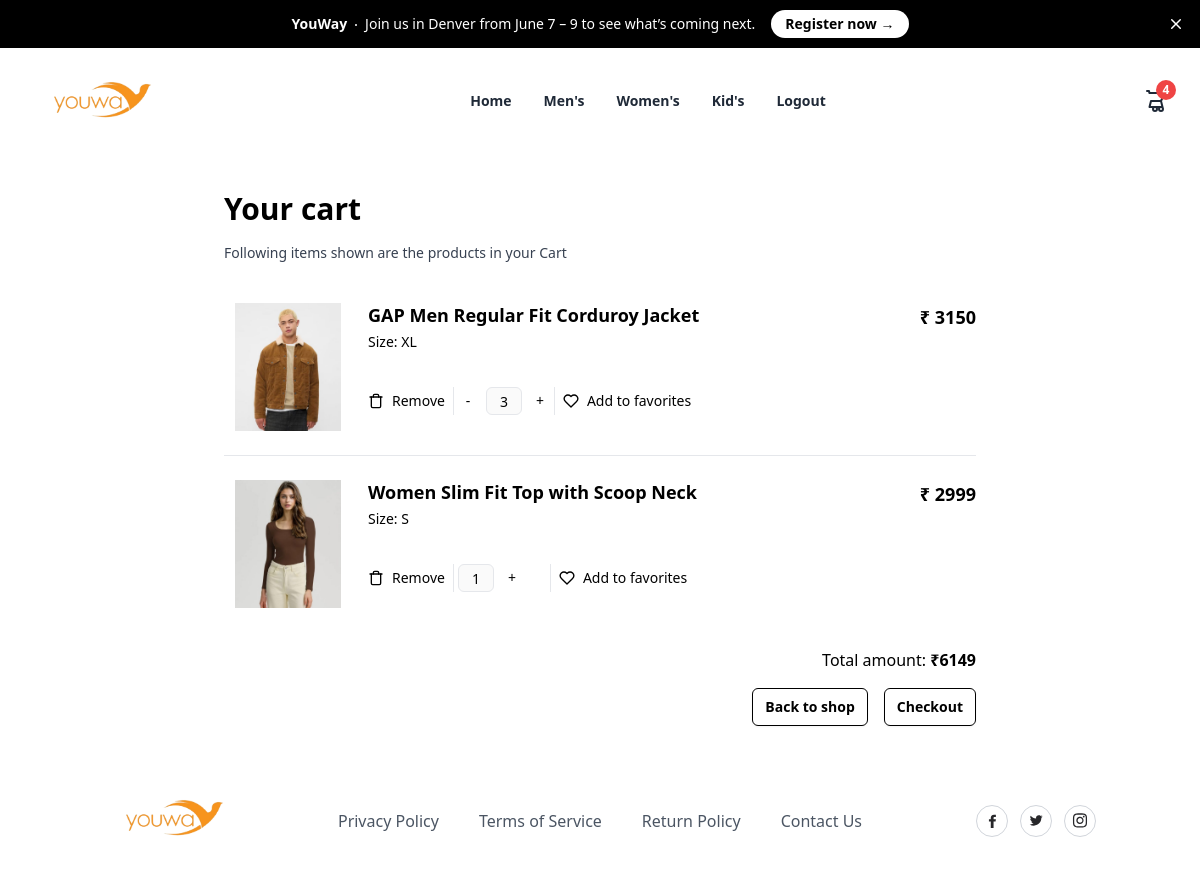
The page /carts/all/ (signed in) on the database its author committed.
### store/models.py (models this page shows, shortened)
class BasketItem(models.Model):
    basket_object = models.ForeignKey(Basket, on_delete=models.CASCADE, related_name="cartitems")
    product_object = models.ForeignKey(Product, on_delete=models.CASCADE)
    size_object = models.ForeignKey(Size, on_delete=models.CASCADE)
    quantity = models.PositiveIntegerField(default=1)
    created_date = models.DateTimeField(auto_now_add=True)
    updated_date = models.DateTimeField(auto_now=True)
    is_active = models.BooleanField(default=True)
    is_order_placed = models.BooleanField(default=False)
    @property
    def item_total(self):
        return self.product_object.price * self.quantity

class Product(models.Model):
    title = models.CharField(max_length=200)
    description = models.TextField(null=True, blank=True)
    size_object = models.ManyToManyField(Size, null=True)
    category_object = models.ForeignKey(Category, on_delete=models.CASCADE)
    brand_object = models.ForeignKey(Brand, on_delete=models.CASCADE)
    image = models.ImageField(upload_to='product_images',null=True, blank=True,default='product_image/default.jpg')
    price = models.PositiveIntegerField()

class Size(models.Model):
    name = models.CharField(max_length=90,unique=True)
    created_date = models.DateTimeField(auto_now_add=True)
    updated_date = models.DateTimeField(auto_now=True)
    is_active = models.BooleanField(default=True)

class Basket(models.Model):
    owner = models.OneToOneField(User, on_delete=models.CASCADE,related_name="cart")
    created_date = models.DateTimeField(auto_now_add=True)
    is_active = models.BooleanField(default=True)
    @property
    def get_cart_item(self):
        return self.cartitems.filter(is_order_placed=False)
    @property
    def get_basket_total(self):
        cart_items=self.cartitems.filter(is_order_placed=False)
        basket_total=0
        if cart_items:
            for item in cart_items:
                basket_total+=item.item_total
        return basket_total

### store/views.py (the view)
# urls.py: path('carts/all/',views.CartItemsListView.as_view(),name="cart-list"),
class CartItemsListView(View):
    def get(self,request,*args,**kwargs):
        qs= request.user.cart.cartitems.filter(is_order_placed=False)
        return render(request,"cart_items.html",{"data":qs})

### store/context_processors.py (called while the page is built)
def cart_count(request):
    count=0
    if request.user.is_authenticated:
        if request.user.cart.get_cart_item.count()>0:
          data=request.user.cart.cartitems.filter(is_order_placed=False).values_list('quantity').aggregate(total=Sum('quantity'))
          count=data.get('total')
    return {"item_count": count}

### store/templates/cart_items.html (shortened to what this page needs)
{%extends 'base.html'%}
{%block body_block%}
<div class="mx-auto flex max-w-3xl flex-col space-y-4 p-6 px-2 sm:p-10 sm:px-2">
    <h2 class="text-3xl font-bold">Your cart</h2>
    <p class="mt-3 text-sm font-medium text-gray-700">
        Following items shown are the products in your Cart
    </p>
    <ul class="flex flex-col divide-y divide-gray-200">
        {%for bi in data%}
        <li class="flex flex-col py-6 sm:flex-row sm:justify-between">
            <div class="flex w-full space-x-2 sm:space-x-4">
                <img class="h-20 w-20 flex-shrink-0 rounded object-contain outline-none dark:border-transparent sm:h-32 sm:w-32"
                    src="{{bi.product_object.image.url}}" alt="Nike Air Force 1 07 LV8" />
                <div class="flex w-full flex-col justify-between pb-4">
                    <div class="flex w-full justify-between space-x-2 pb-2">
                        <div class="space-y-1">
                            <h3 class="text-lg font-semibold leading-snug sm:pr-8">
                                {{bi.product_object.title}}
                            </h3>
                            <p class="text-sm">Size: {{bi.size_object.name}}</p>
                        </div>
                        <div class="text-right">
                            <p class="text-lg font-semibold">₹ {{bi.item_total}}</p>
                        </div>
                    </div>
                    <div class="flex divide-x text-sm">
                        <a href="{% url 'basket-item-delete' bi.id %}" class="flex items-center space-x-2 px-2 py-1 pl-0">
                            <span>Remove</span>
                        </a>
                        <form action="{% url 'basket-item-qty-update' bi.id %}" method="post">
                            <div class="min-w-24 flex">
                                {%if bi.quantity > 1%}
                                <button type="submit" class="h-7 w-7" name="action" value="dec">
                                    -
                                </button>
                                {%endif%}
                                <input type="text" class="mx-1 h-7 w-9 rounded-md border text-center"
                                    value="{{bi.quantity}}" disabled />
                                <button type="submit" class="flex h-7 w-7 items-center justify-center" name="action"
                                    value="inc">
                                    +
                                </button>
                            </div>
                        </form>
                        <button type="button" class="flex items-center space-x-2 px-2 py-1">
                            <span>Add to favorites</span>
                        </button>
                    </div>
                </div>
            </div>
        </li>
        {%endfor%}
    </ul>
    <div class="space-y-1 text-right">
        <p>
            Total amount:<span class="font-semibold"> ₹{{request.user.cart.get_basket_total}}</span>
        </p>
    </div>
    <div class="flex justify-end space-x-4">
        <button type="button"
            class="rounded-md border border-black px-3 py-2 text-sm font-semibold text-black shadow-sm focus-visible:outline focus-visible:outline-2 focus-visible:outline-offset-2 focus-visible:outline-black">
            Back to shop
        </button>
        <a href="{%url 'checkout'%}"
            class="rounded-md border border-black px-3 py-2 text-sm font-semibold text-black shadow-sm focus-visible:outline focus-visible:outline-2 focus-visible:outline-offset-2 focus-visible:outline-black">
            Checkout
        </a>
    </div>
</div>
{%endblock%}

### rows shown on the page
BasketItem: product_object.image (picture), product_object "GAP Men Regular Fit Corduroy Jacket", size_object.name "XL", item_total "3150", quantity "3"
BasketItem: product_object.image (picture), product_object "Women Slim Fit Top with Scoop Neck", size_object.name "S", item_total "2999", quantity "1"

### other values the page prints
{{ item_count }} "4"
{{ request.user.cart.get_basket_total }} "6149"
